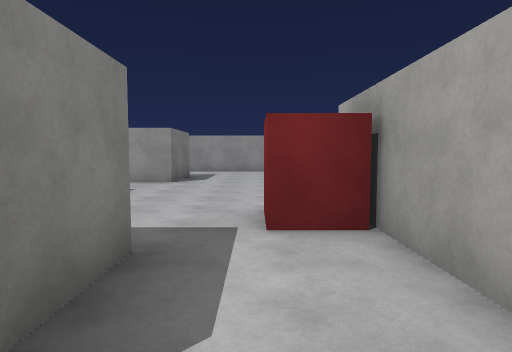
View 1 (above)

20 first-person views from a walk through a Unity game level. The camera is 1.5 m above the floor, tilts 4° down and sees 75° across. The floor is counted in squares, 2 m on a side. Each view is taken from the middle of a square. On the plan, view 1 faces up. The plan holds only what a view shows up to about 11 squares ahead; the rest is blank. The player character is not drawn. Surface patterns are stand-ins for the level's own textures.

View 2
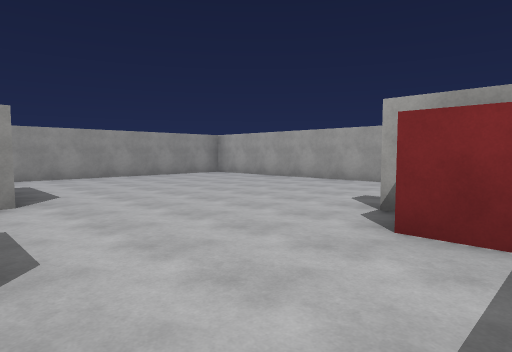

View 3
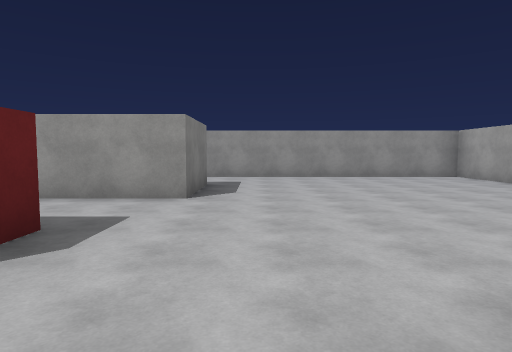

View 4
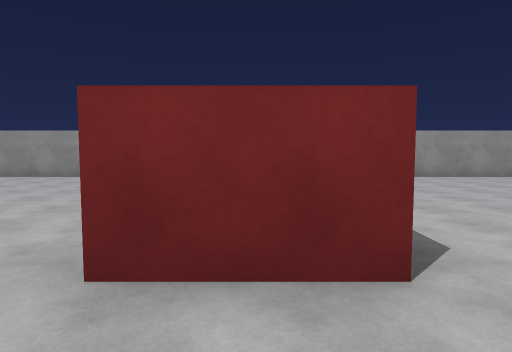

View 5
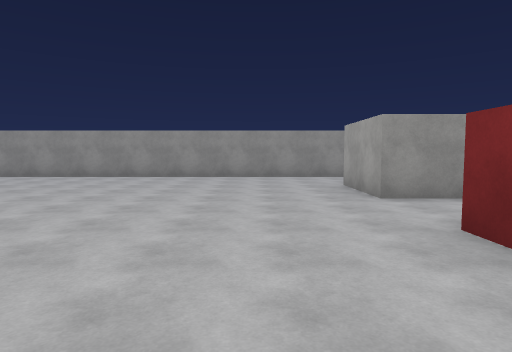

View 6
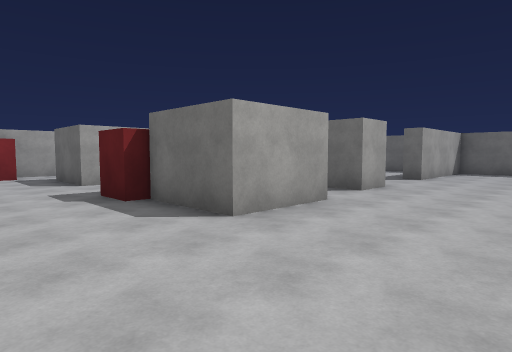

View 7
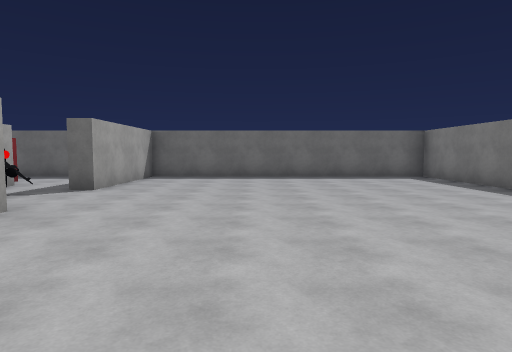

View 8
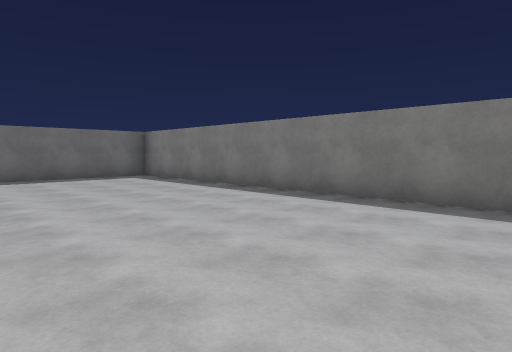

View 9
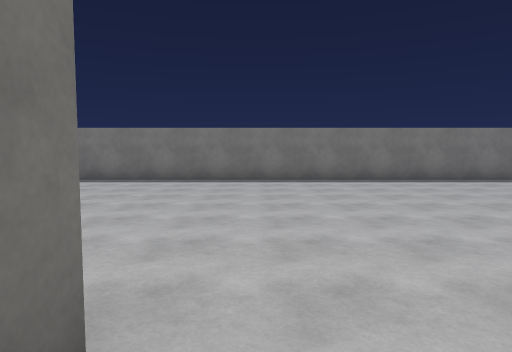

View 10
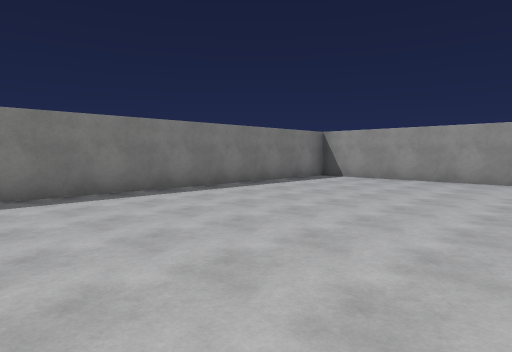

View 11
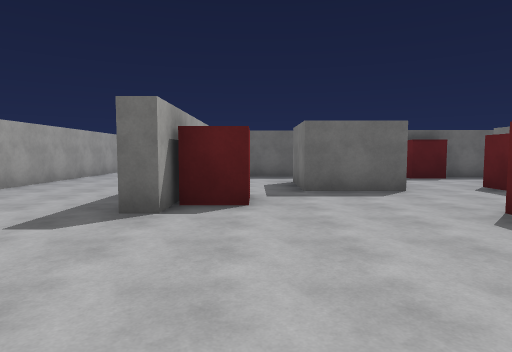

View 12
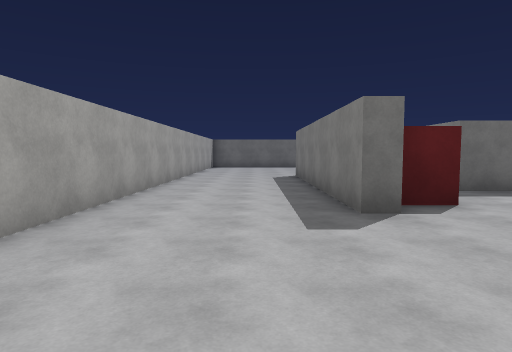

View 13
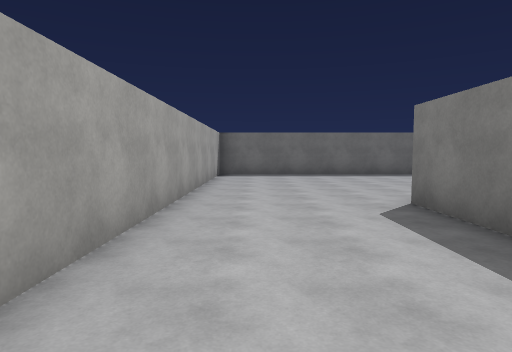

View 14
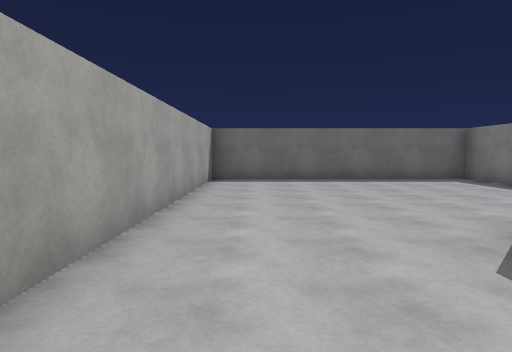

View 15
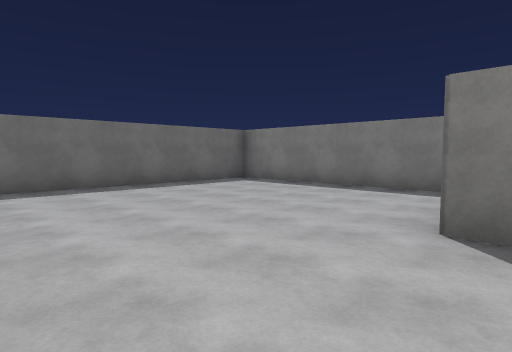

View 16
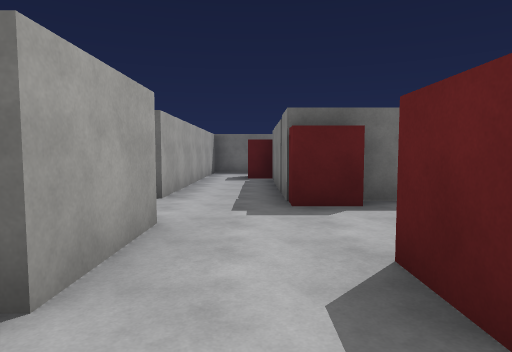

View 17
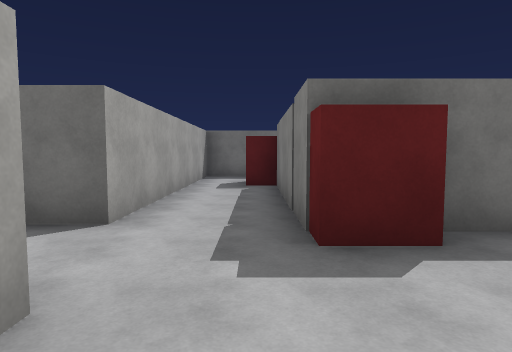

View 18
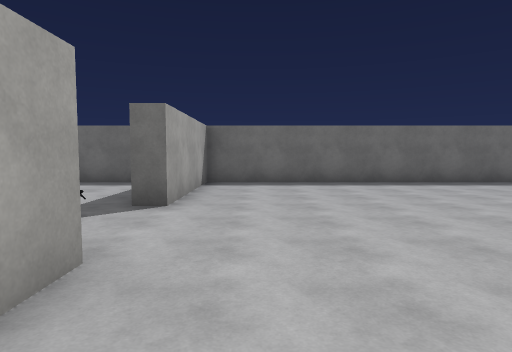

View 19
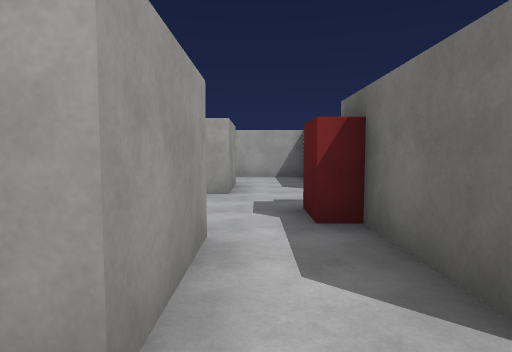

View 20
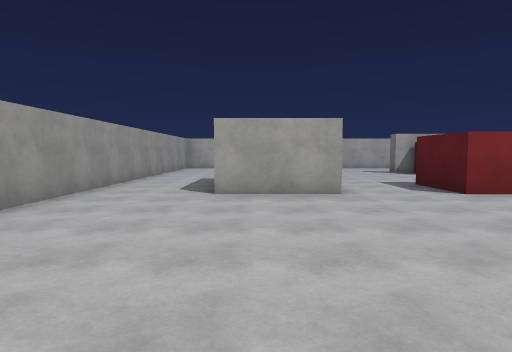

### Floor plan
Points are (right, up) in squares from view 1. A wall is a line through its corners. A room is listed if a view was taken in it or the views show most of it. See-through windows are left out.
Room 1 (view 1)
walls: (1.2, -1.5) (1.2, 0.5)
ways out: opening at (0, 1.5) to room 2; opening at (-1.5, -0.5) to room 3
Room 2 (views 2, 3, 4, 5, 6, 7, 8, 9, 10, 11, 12, 13, 14, 15, 16, 17, 18, 19, 20)
walls: (-6, 0.4) (-8.1, 0.4) (-8.1, 2.4) (-6, 2.4); (-2.9, 0.4) (-2.9, 2.4) (-0.9, 2.4) (-0.9, 0.4); (-7.8, -2.2) (-7.8, -1.1) (-5.6, -1.1); (-2, -2.9) (-2, -8.4) (5.2, -8.4) (5.2, 13.3) (-16.3, 13.3) (-16.3, -8.4) (-7.8, -8.4) (-7.8, -4.7) (-7.2, -4.7); (1.2, 0.5) (1.2, 3.5); (1.7, 3.6) (1.7, -2); (-2.1, 10.8) (-2.1, 8.4) (-5, 8.4) (-5, 10.9)
ways out: opening at (0, 1.5) to room 1; opening at (-7, -3.5) to room 3; opening at (-6.5, -0.5) to room 3; opening at (-4.5, 1.5) to room 3
objects: red box (-5, 2); red box (-5, 5) to (-3, 6); red box (0, 4) to (1, 4)
Room 3 (no view inside)
walls: (-4.5, -1.4) (-4.5, -4.5); (-5.9, -8.4) (-2.5, -8.4) (-2.5, -1.4) (0.2, -1.4); (-0.9, 0.4) (-2.9, 0.4)
ways out: opening at (-1.5, -0.5) to room 1; opening at (-7, -3.5) to room 2; opening at (-6.5, -0.5) to room 2; opening at (-4.5, 1.5) to room 2
objects: other object (-6, -4); other object (-5, -6) to (-5, -5); red box (-5, -1); red box (-4, -6)

Positions as (right, up) in squares from view 1, and headings:
1: (0, 0), facing up
2: (-3, 3), facing up-right
3: (-1, 3), facing up
4: (-4, 3), facing up
5: (-7, 3), facing up
6: (-11, 5), facing down-right
7: (-11, 2), facing down
8: (-11, 2), facing down-left
9: (-7, 3), facing left
10: (-10, 4), facing up-left
11: (0, 9), facing down
12: (3, 9), facing down
13: (4, 3), facing down
14: (4, 1), facing down
15: (5, -1), facing down-left
16: (-4, 4), facing down
17: (-4, 2), facing down
18: (-9, 0), facing down
19: (-9, 0), facing right
20: (-11, 10), facing right
